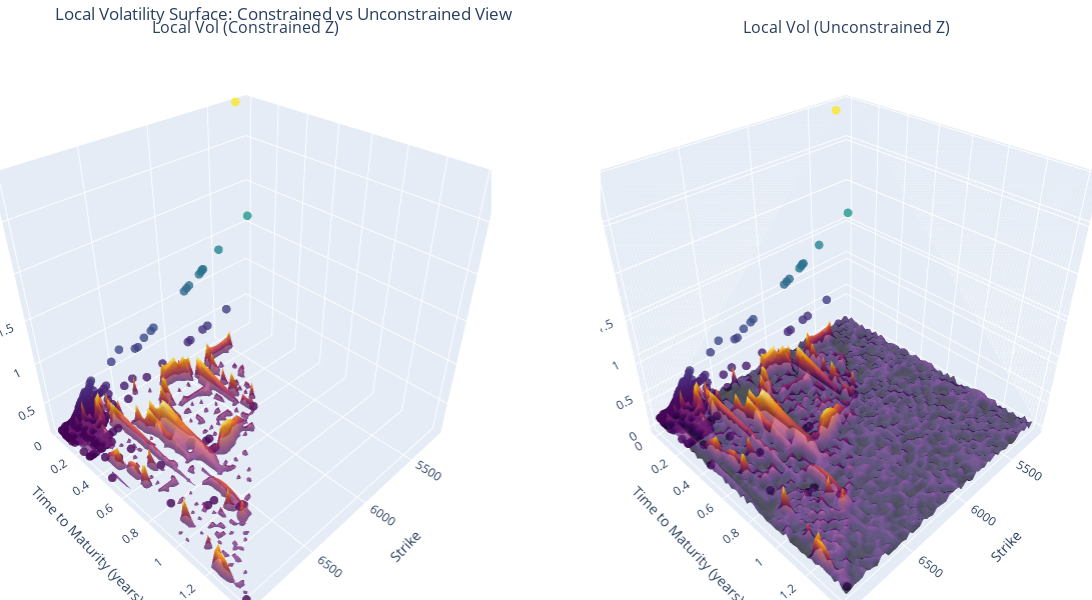

The notebook cell this image was saved under:
### Markdown cell above
### Local Vol using Interpolation

### Code cell
impvol_interp = interp
params = [calls["S0"].iloc[0],calls["r"].iloc[0],impvol_interp]
local_vol_surface = get_local_vol_surface(calls,params)
plot_local_vol_surface(calls,local_vol_surface)

### Figure 1 — Plotly figure (JSON) as saved in the notebook; plotly's stock layout.template omitted (floating-point values rounded to 4 significant figures; data arrays with more than 128 entries replaced by an {"elided": "..."} marker saying what was removed)
{"data": [{"marker": {"color": {"elided": "423 float values"}, "colorscale": [[0, "#440154"], [0.1111, "#482878"], [0.2222, "#3e4989"], [0.3333, "#31688e"], [0.4444, "#26828e"], [0.5556, "#1f9e89"], [0.6667, "#35b779"], [0.7778, "#6ece58"], [0.8889, "#b5de2b"], [1, "#fde725"]], "opacity": 0.8, "size": 3}, "mode": "markers", "name": "Data Points", "scene": "scene", "showlegend": false, "type": "scatter3d", "x": {"elided": "423 float values"}, "y": {"elided": "423 float values"}, "z": {"elided": "423 float values"}}, {"colorscale": [[0, "#000004"], [0.1111, "#1b0c41"], [0.2222, "#4a0c6b"], [0.3333, "#781c6d"], [0.4444, "#a52c60"], [0.5556, "#cf4446"], [0.6667, "#ed6925"], [0.7778, "#fb9b06"], [0.8889, "#f7d13d"], [1, "#fcffa4"]], "opacity": 0.7, "scene": "scene", "showlegend": false, "showscale": false, "type": "surface", "x": {"elided": "60x60 float values"}, "y": {"elided": "60x60 float values"}, "z": {"elided": "60x60 float values"}}, {"marker": {"color": {"elided": "423 float values"}, "colorscale": [[0, "#440154"], [0.1111, "#482878"], [0.2222, "#3e4989"], [0.3333, "#31688e"], [0.4444, "#26828e"], [0.5556, "#1f9e89"], [0.6667, "#35b779"], [0.7778, "#6ece58"], [0.8889, "#b5de2b"], [1, "#fde725"]], "opacity": 0.8, "size": 3}, "mode": "markers", "name": "Data Points", "scene": "scene2", "showlegend": false, "type": "scatter3d", "x": {"elided": "423 float values"}, "y": {"elided": "423 float values"}, "z": {"elided": "423 float values"}}, {"colorscale": [[0, "#000004"], [0.1111, "#1b0c41"], [0.2222, "#4a0c6b"], [0.3333, "#781c6d"], [0.4444, "#a52c60"], [0.5556, "#cf4446"], [0.6667, "#ed6925"], [0.7778, "#fb9b06"], [0.8889, "#f7d13d"], [1, "#fcffa4"]], "opacity": 0.7, "scene": "scene2", "showlegend": false, "showscale": false, "type": "surface", "x": {"elided": "60x60 float values"}, "y": {"elided": "60x60 float values"}, "z": {"elided": "60x60 float values"}}], "layout": {"annotations": [{"font": {"size": 16}, "showarrow": false, "text": "Local Vol (Constrained Z)", "x": 0.225, "xanchor": "center", "xref": "paper", "y": 1, "yanchor": "bottom", "yref": "paper"}, {"font": {"size": 16}, "showarrow": false, "text": "Local Vol (Unconstrained Z)", "x": 0.775, "xanchor": "center", "xref": "paper", "y": 1, "yanchor": "bottom", "yref": "paper"}], "height": 600, "margin": {"b": 0, "l": 0, "r": 0, "t": 40}, "scene": {"domain": {"x": [0, 0.45], "y": [0, 1]}, "xaxis": {"title": {"text": "Strike"}}, "yaxis": {"title": {"text": "Time to Maturity (years)"}}, "zaxis": {"range": [0.1019, 2.926], "title": {"text": "Volatility"}}}, "scene2": {"domain": {"x": [0.55, 1], "y": [0, 1]}, "xaxis": {"title": {"text": "Strike"}}, "yaxis": {"title": {"text": "Time to Maturity (years)"}}, "zaxis": {"title": {"text": "Volatility"}}}, "title": {"text": "Local Volatility Surface: Constrained vs Unconstrained View"}, "width": 1200}}
